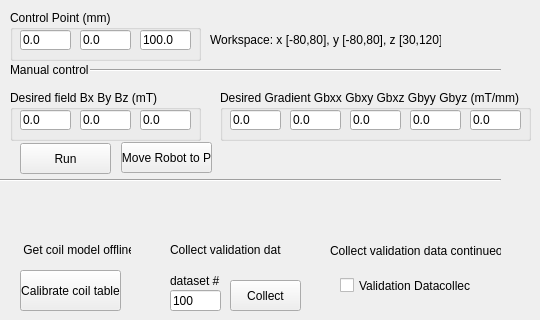
    <widget class="QWidget" name="tab_7">
     <attribute name="title">
      <string>Global field control</string>
     </attribute>
     <widget class="QPushButton" name="pushButton_CalibrateCoiltable">
      <property name="geometry">
       <rect>
        <x>20</x>
        <y>270</y>
        <width>101</width>
        <height>41</height>
       </rect>
      </property>
      <property name="text">
       <string>Calibrate coil table</string>
      </property>
     </widget>
     <widget class="QGroupBox" name="groupBox_5">
      <property name="geometry">
       <rect>
        <x>10</x>
        <y>10</y>
        <width>191</width>
        <height>51</height>
       </rect>
      </property>
      <property name="title">
       <string>Control Point (mm)</string>
      </property>
      <widget class="QLineEdit" name="lineEdit_Fullworkspace_Px">
       <property name="geometry">
        <rect>
         <x>10</x>
         <y>20</y>
         <width>51</width>
         <height>20</height>
        </rect>
       </property>
       <property name="text">
        <string>0.0</string>
       </property>
      </widget>
      <widget class="QLineEdit" name="lineEdit_Fullworkspace_Py">
       <property name="geometry">
        <rect>
         <x>70</x>
         <y>20</y>
         <width>51</width>
         <height>20</height>
        </rect>
       </property>
       <property name="text">
        <string>0.0</string>
       </property>
      </widget>
      <widget class="QLineEdit" name="lineEdit_Fullworkspace_Pz">
       <property name="geometry">
        <rect>
         <x>130</x>
         <y>20</y>
         <width>51</width>
         <height>20</height>
        </rect>
       </property>
       <property name="text">
        <string>100.0</string>
       </property>
      </widget>
     </widget>
     <widget class="QGroupBox" name="groupBox_6">
      <property name="geometry">
       <rect>
        <x>10</x>
        <y>90</y>
        <width>191</width>
        <height>51</height>
       </rect>
      </property>
      <property name="title">
       <string>Desired field Bx By Bz (mT)</string>
      </property>
      <widget class="QLineEdit" name="lineEdit_Fullworkspace_Bx">
       <property name="geometry">
        <rect>
         <x>10</x>
         <y>20</y>
         <width>51</width>
         <height>20</height>
        </rect>
       </property>
       <property name="text">
        <string>0.0</string>
       </property>
      </widget>
      <widget class="QLineEdit" name="lineEdit_Fullworkspace_By">
       <property name="geometry">
        <rect>
         <x>70</x>
         <y>20</y>
         <width>51</width>
         <height>20</height>
        </rect>
       </property>
       <property name="text">
        <string>0.0</string>
       </property>
      </widget>
      <widget class="QLineEdit" name="lineEdit_Fullworkspace_Bz">
       <property name="geometry">
        <rect>
         <x>130</x>
         <y>20</y>
         <width>51</width>
         <height>20</height>
        </rect>
       </property>
       <property name="text">
        <string>0.0</string>
       </property>
      </widget>
     </widget>
     <widget class="QGroupBox" name="groupBox_7">
      <property name="geometry">
       <rect>
        <x>220</x>
        <y>90</y>
        <width>311</width>
        <height>51</height>
       </rect>
      </property>
      <property name="title">
       <string>Desired Gradient Gbxx Gbxy Gbxz Gbyy Gbyz (mT/mm)</string>
      </property>
      <widget class="QLineEdit" name="lineEdit_Fullworkspace_Gxx">
       <property name="geometry">
        <rect>
         <x>10</x>
         <y>20</y>
         <width>51</width>
         <height>20</height>
        </rect>
       </property>
       <property name="text">
        <string>0.0</string>
       </property>
      </widget>
      <widget class="QLineEdit" name="lineEdit_Fullworkspace_Gxy">
       <property name="geometry">
        <rect>
         <x>70</x>
         <y>20</y>
         <width>51</width>
         <height>20</height>
        </rect>
       </property>
       <property name="text">
        <string>0.0</string>
       </property>
      </widget>
      <widget class="QLineEdit" name="lineEdit_Fullworkspace_Gxz">
       <property name="geometry">
        <rect>
         <x>130</x>
         <y>20</y>
         <width>51</width>
         <height>20</height>
        </rect>
       </property>
       <property name="text">
        <string>0.0</string>
       </property>
      </widget>
      <widget class="QLineEdit" name="lineEdit_Fullworkspace_Gyy">
       <property name="geometry">
        <rect>
         <x>190</x>
         <y>20</y>
         <width>51</width>
         <height>20</height>
        </rect>
       </property>
       <property name="text">
        <string>0.0</string>
       </property>
      </widget>
      <widget class="QLineEdit" name="lineEdit_Fullworkspace_Gyz">
       <property name="geometry">
        <rect>
         <x>250</x>
         <y>20</y>
         <width>51</width>
         <height>20</height>
        </rect>
       </property>
       <property name="text">
        <string>0.0</string>
       </property>
      </widget>
     </widget>
     <widget class="Line" name="line_5">
      <property name="geometry">
       <rect>
        <x>90</x>
        <y>60</y>
        <width>411</width>
        <height>20</height>
       </rect>
      </property>
      <property name="orientation">
       <enum>Qt::Horizontal</enum>
      </property>
     </widget>
     <widget class="Line" name="line_6">
      <property name="geometry">
       <rect>
        <x>0</x>
        <y>170</y>
        <width>501</width>
        <height>20</height>
       </rect>
      </property>
      <property name="orientation">
       <enum>Qt::Horizontal</enum>
      </property>
     </widget>
     <widget class="QLabel" name="label_5">
      <property name="geometry">
       <rect>
        <x>10</x>
        <y>60</y>
        <width>81</width>
        <height>20</height>
       </rect>
      </property>
      <property name="text">
       <string>Manual control</string>
      </property>
     </widget>
     <widget class="QLabel" name="label_6">
      <property name="geometry">
       <rect>
        <x>210</x>
        <y>30</y>
        <width>231</width>
        <height>20</height>
       </rect>
      </property>
      <property name="text">
       <string>Workspace: x [-80,80], y [-80,80], z [30,120]</string>
      </property>
     </widget>
     <widget class="QPushButton" name="pushButton_Fullworkspace_run">
      <property name="geometry">
       <rect>
        <x>20</x>
        <y>143</y>
        <width>91</width>
        <height>31</height>
       </rect>
      </property>
      <property name="text">
       <string>Run</string>
      </property>
     </widget>
     <widget class="QPushButton" name="pushButton_Fullworkspace_MoveRobot">
      <property name="geometry">
       <rect>
        <x>121</x>
        <y>142</y>
        <width>91</width>
        <height>31</height>
       </rect>
      </property>
      <property name="text">
       <string>Move Robot to P</string>
      </property>
     </widget>
     <widget class="QCheckBox" name="checkBox_validation_datacollect">
      <property name="geometry">
       <rect>
        <x>340</x>
        <y>270</y>
        <width>131</width>
        <height>31</height>
       </rect>
      </property>
      <property name="text">
       <string>Validation Datacollect </string>
      </property>
     </widget>
     <widget class="QPushButton" name="pushButton_Validata_data_collect">
      <property name="geometry">
       <rect>
        <x>230</x>
        <y>280</y>
        <width>71</width>
        <height>31</height>
       </rect>
      </property>
      <property name="text">
       <string>Collect</string>
      </property>
     </widget>
     <widget class="QLineEdit" name="lineEdit_Validate_data_num">
      <property name="geometry">
       <rect>
        <x>170</x>
        <y>290</y>
        <width>51</width>
        <height>21</height>
       </rect>
      </property>
      <property name="text">
       <string>100</string>
      </property>
     </widget>
     <widget class="QLabel" name="label_7">
      <property name="geometry">
       <rect>
        <x>170</x>
        <y>270</y>
        <width>61</width>
        <height>21</height>
       </rect>
      </property>
      <property name="text">
       <string>dataset #</string>
      </property>
     </widget>
     <widget class="QLabel" name="label_8">
      <property name="geometry">
       <rect>
        <x>20</x>
        <y>240</y>
        <width>111</width>
        <height>20</height>
       </rect>
      </property>
      <property name="text">
       <string> Get coil model offline</string>
      </property>
     </widget>
     <widget class="QLabel" name="label_11">
      <property name="geometry">
       <rect>
        <x>170</x>
        <y>240</y>
        <width>111</width>
        <height>20</height>
       </rect>
      </property>
      <property name="text">
       <string>Collect validation data</string>
      </property>
     </widget>
     <widget class="QLabel" name="label_12">
      <property name="geometry">
       <rect>
        <x>330</x>
        <y>240</y>
        <width>171</width>
        <height>21</height>
       </rect>
      </property>
      <property name="text">
       <string>Collect validation data continueosly</string>
      </property>
     </widget>
    </widget>
